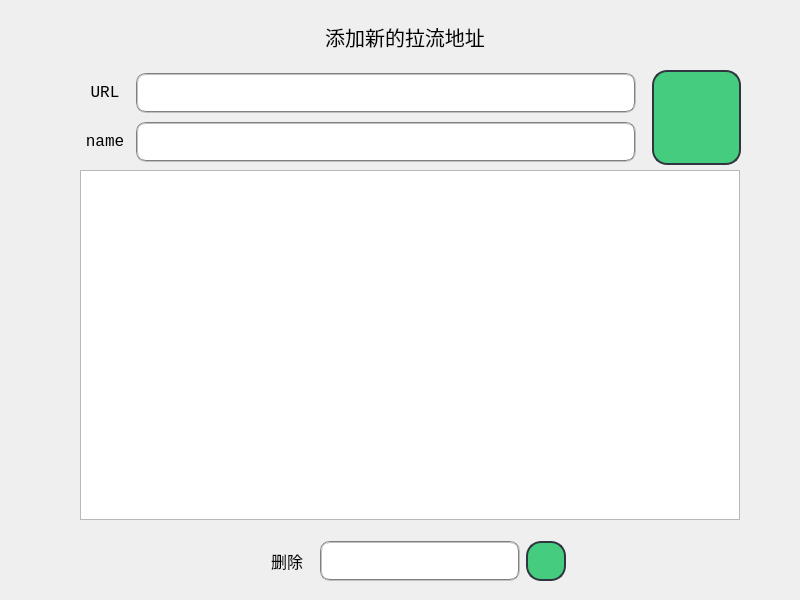
<?xml version="1.0" encoding="UTF-8"?>
<ui version="4.0">
 <class>addurl</class>
 <widget class="QWidget" name="addurl">
  <property name="geometry">
   <rect>
    <x>0</x>
    <y>0</y>
    <width>800</width>
    <height>600</height>
   </rect>
  </property>
  <property name="windowTitle">
   <string>addurl</string>
  </property>
  <widget class="QLabel" name="tilte_label">
   <property name="geometry">
    <rect>
     <x>280</x>
     <y>20</y>
     <width>250</width>
     <height>35</height>
    </rect>
   </property>
   <property name="sizePolicy">
    <sizepolicy hsizetype="Fixed" vsizetype="Fixed">
     <horstretch>0</horstretch>
     <verstretch>0</verstretch>
    </sizepolicy>
   </property>
   <property name="minimumSize">
    <size>
     <width>35</width>
     <height>20</height>
    </size>
   </property>
   <property name="maximumSize">
    <size>
     <width>10000</width>
     <height>10000</height>
    </size>
   </property>
   <property name="font">
    <font>
     <family>Consolas</family>
     <pointsize>15</pointsize>
    </font>
   </property>
   <property name="text">
    <string>&lt;html&gt;&lt;head/&gt;&lt;body&gt;&lt;p align=&quot;center&quot;&gt;添加新的拉流地址&lt;/p&gt;&lt;/body&gt;&lt;/html&gt;</string>
   </property>
   <property name="alignment">
    <set>Qt::AlignCenter</set>
   </property>
  </widget>
  <widget class="QWidget" name="layoutWidget">
   <property name="geometry">
    <rect>
     <x>80</x>
     <y>70</y>
     <width>661</width>
     <height>95</height>
    </rect>
   </property>
   <layout class="QHBoxLayout" name="horizontalLayout_3">
    <item>
     <layout class="QVBoxLayout" name="verticalLayout">
      <item>
       <layout class="QHBoxLayout" name="horizontalLayout_2">
        <item>
         <widget class="QLabel" name="url_label">
          <property name="sizePolicy">
           <sizepolicy hsizetype="Fixed" vsizetype="Fixed">
            <horstretch>0</horstretch>
            <verstretch>0</verstretch>
           </sizepolicy>
          </property>
          <property name="minimumSize">
           <size>
            <width>50</width>
            <height>20</height>
           </size>
          </property>
          <property name="maximumSize">
           <size>
            <width>10000</width>
            <height>10000</height>
           </size>
          </property>
          <property name="font">
           <font>
            <family>Consolas</family>
            <pointsize>12</pointsize>
           </font>
          </property>
          <property name="text">
           <string>&lt;html&gt;&lt;head/&gt;&lt;body&gt;&lt;p align=&quot;center&quot;&gt;URL&lt;/p&gt;&lt;/body&gt;&lt;/html&gt;</string>
          </property>
         </widget>
        </item>
        <item>
         <widget class="QLineEdit" name="urlEdit">
          <property name="sizePolicy">
           <sizepolicy hsizetype="Fixed" vsizetype="Fixed">
            <horstretch>0</horstretch>
            <verstretch>0</verstretch>
           </sizepolicy>
          </property>
          <property name="minimumSize">
           <size>
            <width>500</width>
            <height>40</height>
           </size>
          </property>
          <property name="font">
           <font>
            <family>Consolas</family>
            <pointsize>12</pointsize>
            <weight>75</weight>
            <bold>true</bold>
           </font>
          </property>
          <property name="styleSheet">
           <string notr="true">border:2px groove gray;
border-radius:10px;
padding:2px 4px;</string>
          </property>
         </widget>
        </item>
       </layout>
      </item>
      <item>
       <layout class="QHBoxLayout" name="horizontalLayout">
        <item>
         <widget class="QLabel" name="name_label">
          <property name="sizePolicy">
           <sizepolicy hsizetype="Fixed" vsizetype="Fixed">
            <horstretch>0</horstretch>
            <verstretch>0</verstretch>
           </sizepolicy>
          </property>
          <property name="minimumSize">
           <size>
            <width>50</width>
            <height>20</height>
           </size>
          </property>
          <property name="maximumSize">
           <size>
            <width>10000</width>
            <height>10000</height>
           </size>
          </property>
          <property name="font">
           <font>
            <family>Consolas</family>
            <pointsize>12</pointsize>
           </font>
          </property>
          <property name="layoutDirection">
           <enum>Qt::LeftToRight</enum>
          </property>
          <property name="text">
           <string>&lt;html&gt;&lt;head/&gt;&lt;body&gt;&lt;p align=&quot;center&quot;&gt;name&lt;/p&gt;&lt;/body&gt;&lt;/html&gt;</string>
          </property>
          <property name="alignment">
           <set>Qt::AlignLeading|Qt::AlignLeft|Qt::AlignVCenter</set>
          </property>
         </widget>
        </item>
        <item>
         <widget class="QLineEdit" name="nameEdit">
          <property name="sizePolicy">
           <sizepolicy hsizetype="Fixed" vsizetype="Fixed">
            <horstretch>0</horstretch>
            <verstretch>0</verstretch>
           </sizepolicy>
          </property>
          <property name="minimumSize">
           <size>
            <width>500</width>
            <height>40</height>
           </size>
          </property>
          <property name="font">
           <font>
            <family>Consolas</family>
            <pointsize>12</pointsize>
            <weight>75</weight>
            <bold>true</bold>
           </font>
          </property>
          <property name="styleSheet">
           <string notr="true">border:2px groove gray;
border-radius:10px;
padding:2px 4px;</string>
          </property>
         </widget>
        </item>
       </layout>
      </item>
     </layout>
    </item>
    <item>
     <spacer name="horizontalSpacer">
      <property name="orientation">
       <enum>Qt::Horizontal</enum>
      </property>
      <property name="sizeType">
       <enum>QSizePolicy::Fixed</enum>
      </property>
      <property name="sizeHint" stdset="0">
       <size>
        <width>10</width>
        <height>20</height>
       </size>
      </property>
     </spacer>
    </item>
    <item>
     <widget class="QPushButton" name="addButton">
      <property name="enabled">
       <bool>true</bool>
      </property>
      <property name="sizePolicy">
       <sizepolicy hsizetype="Fixed" vsizetype="Fixed">
        <horstretch>0</horstretch>
        <verstretch>0</verstretch>
       </sizepolicy>
      </property>
      <property name="minimumSize">
       <size>
        <width>40</width>
        <height>40</height>
       </size>
      </property>
      <property name="maximumSize">
       <size>
        <width>10000</width>
        <height>1000</height>
       </size>
      </property>
      <property name="styleSheet">
       <string notr="true">/**正常情况下样式**/
QPushButton{
    color: #FFFFFF;
    background-color: #45CC7F;
    border-color: #2f3640;
    border-radius: 15px;
    border-style: solid;
    border-width: 2px;
    padding: 5px;
}

/*按钮停留态*/
QPushButton:hover
{
    /*背景颜色*/  
    background-color:rgb(44 , 137 , 255);
}

/*按钮按下态*/
QPushButton:pressed
{
    /*背景颜色*/  
    background-color:rgb(14 , 135 , 228);
    /*左内边距为3像素，让按下时字向右移动3像素*/  
    padding-left:5px;
    /*上内边距为3像素，让按下时字向下移动3像素*/  
    padding-top:5px;
}
</string>
      </property>
      <property name="text">
       <string/>
      </property>
     </widget>
    </item>
   </layout>
  </widget>
  <widget class="QTableWidget" name="tableWidget">
   <property name="geometry">
    <rect>
     <x>80</x>
     <y>170</y>
     <width>660</width>
     <height>350</height>
    </rect>
   </property>
   <property name="sizePolicy">
    <sizepolicy hsizetype="Fixed" vsizetype="Fixed">
     <horstretch>0</horstretch>
     <verstretch>0</verstretch>
    </sizepolicy>
   </property>
   <property name="minimumSize">
    <size>
     <width>660</width>
     <height>350</height>
    </size>
   </property>
   <property name="lineWidth">
    <number>1</number>
   </property>
  </widget>
  <widget class="QWidget" name="layoutWidget">
   <property name="geometry">
    <rect>
     <x>260</x>
     <y>540</y>
     <width>306</width>
     <height>42</height>
    </rect>
   </property>
   <layout class="QHBoxLayout" name="horizontalLayout_4">
    <item alignment="Qt::AlignHCenter|Qt::AlignVCenter">
     <widget class="QLabel" name="delete_label">
      <property name="sizePolicy">
       <sizepolicy hsizetype="Fixed" vsizetype="Fixed">
        <horstretch>0</horstretch>
        <verstretch>0</verstretch>
       </sizepolicy>
      </property>
      <property name="minimumSize">
       <size>
        <width>50</width>
        <height>20</height>
       </size>
      </property>
      <property name="maximumSize">
       <size>
        <width>10000</width>
        <height>10000</height>
       </size>
      </property>
      <property name="font">
       <font>
        <family>Consolas</family>
        <pointsize>12</pointsize>
       </font>
      </property>
      <property name="layoutDirection">
       <enum>Qt::LeftToRight</enum>
      </property>
      <property name="text">
       <string>&lt;html&gt;&lt;head/&gt;&lt;body&gt;&lt;p align=&quot;center&quot;&gt;删除&lt;/p&gt;&lt;/body&gt;&lt;/html&gt;</string>
      </property>
      <property name="alignment">
       <set>Qt::AlignLeading|Qt::AlignLeft|Qt::AlignVCenter</set>
      </property>
     </widget>
    </item>
    <item>
     <widget class="QLineEdit" name="deleteEdit">
      <property name="sizePolicy">
       <sizepolicy hsizetype="Fixed" vsizetype="Fixed">
        <horstretch>0</horstretch>
        <verstretch>0</verstretch>
       </sizepolicy>
      </property>
      <property name="minimumSize">
       <size>
        <width>200</width>
        <height>40</height>
       </size>
      </property>
      <property name="font">
       <font>
        <family>Consolas</family>
        <pointsize>12</pointsize>
        <weight>75</weight>
        <bold>true</bold>
       </font>
      </property>
      <property name="styleSheet">
       <string notr="true">border:2px groove gray;
border-radius:10px;
padding:2px 4px;</string>
      </property>
     </widget>
    </item>
    <item>
     <widget class="QPushButton" name="delete_btn">
      <property name="enabled">
       <bool>true</bool>
      </property>
      <property name="sizePolicy">
       <sizepolicy hsizetype="Fixed" vsizetype="Fixed">
        <horstretch>0</horstretch>
        <verstretch>0</verstretch>
       </sizepolicy>
      </property>
      <property name="minimumSize">
       <size>
        <width>40</width>
        <height>40</height>
       </size>
      </property>
      <property name="maximumSize">
       <size>
        <width>40</width>
        <height>40</height>
       </size>
      </property>
      <property name="styleSheet">
       <string notr="true">/**正常情况下样式**/
QPushButton{
    color: #FFFFFF;
    background-color: #45CC7F;
    border-color: #2f3640;
    border-radius: 15px;
    border-style: solid;
    border-width: 2px;
    padding: 5px;
	image: url(D:/3-MyProject/pull_the_video_stream/images/X.png);
}

/*按钮停留态*/
QPushButton:hover
{
    /*背景颜色*/  
    background-color:rgb(44 , 137 , 255);
}

/*按钮按下态*/
QPushButton:pressed
{
    /*背景颜色*/  
    background-color:rgb(14 , 135 , 228);
    /*左内边距为3像素，让按下时字向右移动3像素*/  
    padding-left:5px;
    /*上内边距为3像素，让按下时字向下移动3像素*/  
    padding-top:5px;
}
</string>
      </property>
      <property name="text">
       <string/>
      </property>
     </widget>
    </item>
   </layout>
  </widget>
 </widget>
 <resources/>
 <connections/>
</ui>
